Frame 1 (no input): blank canvas, image omitted
Frame 60 (the mouse pressed at the canvas centre just before this capture): blank canvas, image omitted
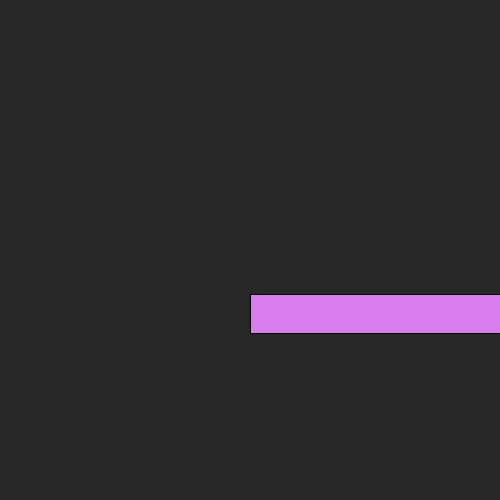
Frame 120 (the mouse held since frame 60 and released just before this capture)

The Processing sketch whose frames 1 and 60 were blank and that drew this single picture after the mouse press (run headless with seeded random() and noise(); from frame 60 on, the mouse is pressed at the canvas centre):

// Processing sketch: processing_3869
// ── processing_3869.pde

void setup(){ 
size(500,500);} 
void draw(){float x= mouseX;float y=mouseY;float p=random(x);float r=255+p;background(p);rect(x,r,y,p);fill(r/2,x/2,p);translate(y,x);rect(p,y,r,x);fill(p,y/2,r/2);} 
